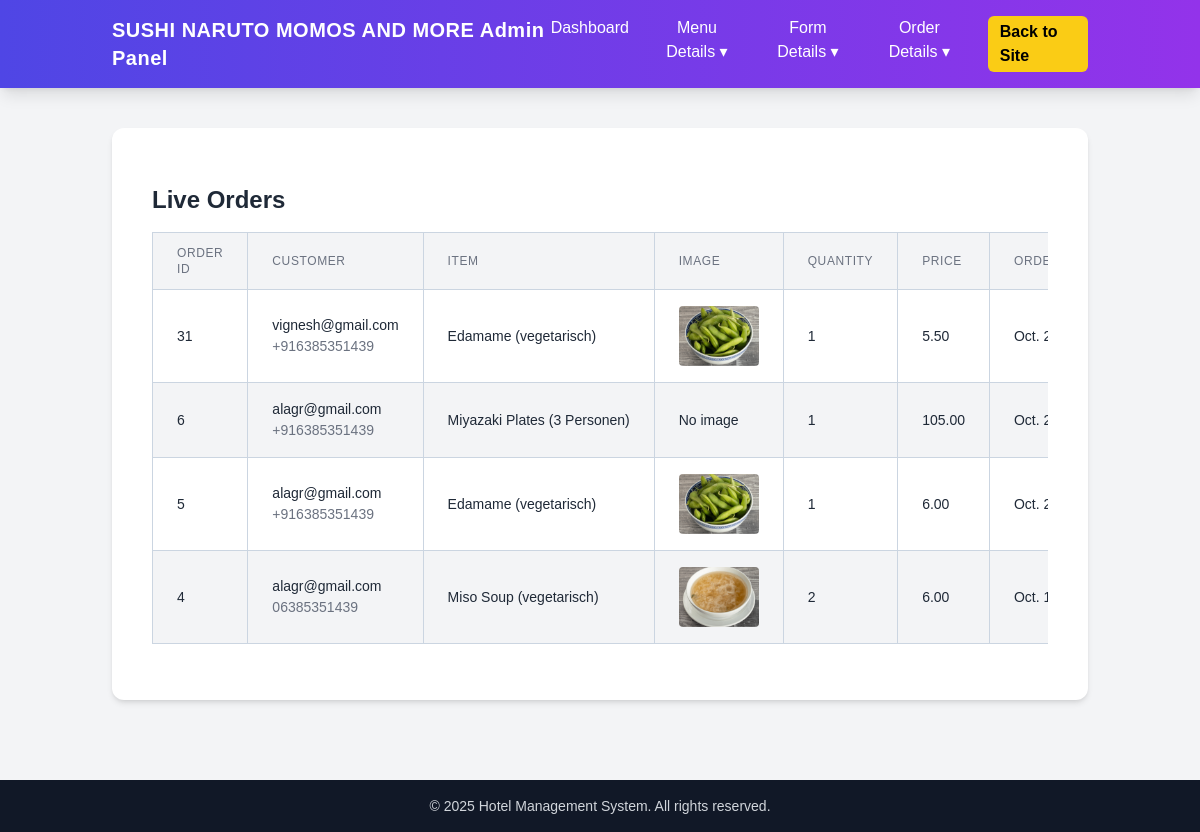
/order/live/ (signed in), run on the app's committed database.
### sushi/models.py (models this page shows, shortened)
class Order(models.Model):
    ORDER_TYPE_CHOICES = [
        ('now', 'Order Now'),
        ('later', 'Order Later'),
    ]
    DELIVERY_CHOICES = [
        ('Click & Collect', 'Click & Collect (Free)'),
        ('Free', 'Free'),
        ('Livraison Express 3.5km', 'Livraison Express 3.5km'),
    ]
    item = models.CharField(max_length=200)
    price = models.DecimalField(max_digits=7, decimal_places=2)
    qty = models.PositiveIntegerField()
    order_type = models.CharField(max_length=10, choices=ORDER_TYPE_CHOICES)
    order_date = models.DateField(null=True, blank=True)
    order_time = models.TimeField(null=True, blank=True)
    email = models.EmailField()
    mobile = models.CharField(max_length=30)
    address = models.CharField(max_length=255)
    delivery = models.CharField(max_length=40, choices=DELIVERY_CHOICES)
    created_at = models.DateTimeField(default=timezone.now)
    status = models.CharField(max_length=30, default='pending')
    cancellation_reason = models.TextField(blank=True, null=True)

### sushi/views.py (the view)
# urls.py: path('order/live/', views.order_live, name='order_live'),
@login_required
def order_live(request):
    if not request.user.is_staff:
        return redirect('admin_login')
    pending_orders = Order.objects.filter(
        status__in=['pending', 'Accepted', 'Making', 'Ready to Collect']
    ).order_by('-created_at')
    orders_with_items = []
    for order in pending_orders:
        try:
            menu_item = MenuItem.objects.get(name=order.item)
            image = menu_item.image
        except MenuItem.DoesNotExist:
            image = None
        orders_with_items.append({
            'order': order,
            'image': image,
            'status_class': get_status_class(order.status),
            'created_at_formatted': order.created_at.strftime("%Y-%m-%d %H:%M:%S")
        })
    return render(request, 'admin2/order_live.html', {
        'orders_with_items': orders_with_items,
        'active_tab': 'live_orders'
    })

### sushi/views.py (called while the page is built)
def get_status_class(status):
    status_classes = {
        'pending': 'bg-yellow-100 text-yellow-800',
        'Accepted': 'bg-blue-100 text-blue-800',
        'Making': 'bg-purple-100 text-purple-800',
        'Ready to Collect': 'bg-green-100 text-green-800',
        'Delivered': 'bg-gray-100 text-gray-800',
        'Cancelled': 'bg-red-100 text-red-800'
    }
    return status_classes.get(status, 'bg-gray-100 text-gray-800')

### sushi/templates/admin2/order_live.html (shortened to what this page needs)
{% extends 'admin2/base2.html' %}
{% block content %}
{% load static %}
<link rel="stylesheet" href="{% static 'css/excel_table.css' %}">
<div class="container mx-auto px-4 py-8">
    <h1 class="text-2xl font-bold mb-4">Live Orders</h1>
    <div class="overflow-x-auto">
        <table class="min-w-full bg-white border border-gray-200">
            <thead>
                <tr class="bg-gray-100">
                    <th class="px-6 py-3 text-left text-xs font-medium text-gray-500 uppercase tracking-wider">Order ID</th>
                    <th class="px-6 py-3 text-left text-xs font-medium text-gray-500 uppercase tracking-wider">Customer</th>
                    <th class="px-6 py-3 text-left text-xs font-medium text-gray-500 uppercase tracking-wider">Item</th>
                    <th class="px-6 py-3 text-left text-xs font-medium text-gray-500 uppercase tracking-wider">Image</th>
                    <th class="px-6 py-3 text-left text-xs font-medium text-gray-500 uppercase tracking-wider">Quantity</th>
                    <th class="px-6 py-3 text-left text-xs font-medium text-gray-500 uppercase tracking-wider">Price</th>
                    <th class="px-6 py-3 text-left text-xs font-medium text-gray-500 uppercase tracking-wider">Ordered At</th>
                </tr>
            </thead>
            <tbody class="divide-y divide-gray-200">
                {% for item in orders_with_items %}
                <tr>
                    <td class="px-6 py-4 whitespace-nowrap">{{ item.order.id }}</td>
                    <td class="px-6 py-4 whitespace-nowrap">
                        {{ item.order.email }}<br>
                        <span class="text-sm text-gray-500">{{ item.order.mobile }}</span>
                    </td>
                    <td class="px-6 py-4 whitespace-nowrap">{{ item.order.item }}</td>
                    <td class="px-6 py-4 whitespace-nowrap">
                        {% if item.image %}
                            <img src="{{ item.image.url }}" alt="{{ item.order.item }}" width="100">
                        {% else %}
                            No image
                        {% endif %}
                    </td>
                    <td class="px-6 py-4 whitespace-nowrap">{{ item.order.qty }}</td>
                    <td class="px-6 py-4 whitespace-nowrap">{{ item.order.price }}</td>
                    <td class="px-6 py-4 whitespace-nowrap">{{ item.order.created_at }}</td>
                </tr>
                {% empty %}
                <tr>
                    <td colspan="8" class="px-6 py-4 text-center text-gray-500">No live orders.</td>
                </tr>
                {% endfor %}
            </tbody>
        </table>
    </div>
</div>
{% endblock %}

### sushi/static/css/auth.css (style rules this page uses)
* { margin: 0; padding: 0; box-sizing: border-box; font-family: 'Poppins', sans-serif; }

### sushi/static/css/excel_table.css (style rules this page uses)
table { width: 100%; border-collapse: collapse; font-family: 'Segoe UI', Tahoma, Geneva, Verdana, sans-serif; background-color: #fff; box-shadow: 0 4px 12px rgba(0,0,0,0.05); }
thead { background-color: #1e40af; color: #fff; position: sticky; top: 0; z-index: 10; }
thead th { border: 1px solid #cbd5e1; padding: 10px; text-align: left; font-weight: 600; text-transform: uppercase; font-size: 0.85rem; }
tbody td { border: 1px solid #cbd5e1; padding: 8px 10px; font-size: 0.875rem; vertical-align: middle; }
tbody tr:nth-child(even) { background-color: #f3f4f6; }
tbody img { max-width: 80px; max-height: 60px; object-fit: cover; border-radius: 4px; }

### data on the page
Order: order.id "31", order.email "vignesh@gmail.com", order.mobile "+916385351439", order.item "Edamame (vegetarisch)", order.qty "1", order.price "5.50", order.created_at "Oct.…"
Order: order.id "6", order.email "alagr@gmail.com", order.mobile "+916385351439", order.item "Miyazaki Plates (3 Personen)", shows "No image", order.qty "1", order.price "105.00", order.created_at "Oct.…"
Order: order.id "5", order.email "alagr@gmail.com", order.mobile "+916385351439", order.item "Edamame (vegetarisch)", order.qty "1", order.price "6.00", order.created_at "Oct.…"
Order: order.id "4", order.email "alagr@gmail.com", order.mobile "06385351439", order.item "Miso Soup (vegetarisch)", shows a picture, order.qty "2", order.price "6.00", order.created_at "Oct.…"
